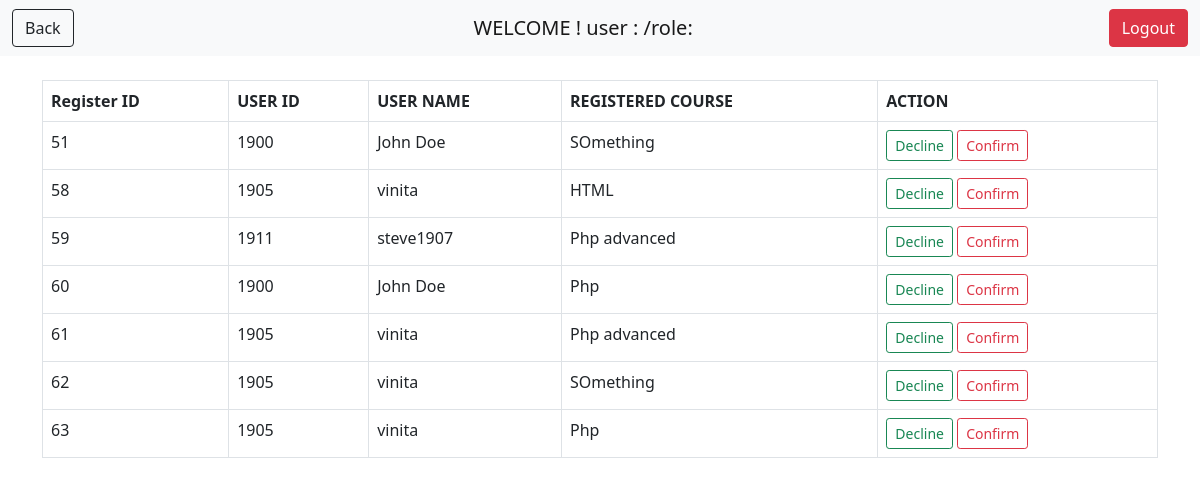
The page /admin/registertable.php on the database its author committed.
### tables this page shows
CREATE TABLE `registration` (
  `RegisterID` int(20) NOT NULL,
  `courseid` int(50) NOT NULL,
  `userid` int(50) NOT NULL,
  `Status` enum('confirm','decline') DEFAULT NULL
);

CREATE TABLE `usertable` (
  `UserID` int(50) NOT NULL,
  `Name` varchar(25) NOT NULL,
  `Contact` int(50) NOT NULL,
  `Username` varchar(50) NOT NULL,
  `Password` varchar(50) NOT NULL,
  `Role` enum('user','admin') NOT NULL
);

CREATE TABLE `courses` (
  `ID` int(11) NOT NULL,
  `Name` varchar(50) NOT NULL,
  `About` varchar(100) NOT NULL,
  `Startdate` date NOT NULL DEFAULT current_timestamp()
);

### admin/registertable.php (the view)
<?php
include '../config.php';
include '../header.php';
$sql = "SELECT r.registerID,u.userID,u.Name AS username,c.Name AS coursename FROM registration r
                INNER JOIN usertable u
                ON r.userid = u.UserID
                INNER JOIN courses c
                ON r.courseid = c.ID";
$result = mysqli_query($conn,$sql) or die("qery unsucess");
?>
<div class="container mt-4 ">
<table class="table table-bordered table-hover  table-responsive">
  <thead>
    <tr>
      <th scope="col">Register ID</th>
      <th scope="col">USER ID</th>
      <th scope="col">USER NAME</th>
      <th scope="col">REGISTERED COURSE</th>
      <th scope="col">ACTION</th>
    </tr>
  </thead>
  <tbody>
  <?php if(mysqli_num_rows($result)>0){
    while ($row = mysqli_fetch_assoc($result)){ ?>
    <tr>
      <td ><?php echo $row['registerID'];?></td>
      <td><?php echo $row['userID'];?></td>
      <td><?php echo $row['username'];?></td>
      <td><?php echo $row['coursename'];?></td>
      <td>
      <a class="edit btn  btn-outline-success btn-sm" name="confirm" role="button" href="decline.php?RegisterID=<?php echo $row['registerID'];?>">Decline</a>
      <a class="delete btn btn-outline-danger  btn-sm" role="button" href="confirm.php?RegisterID=<?php echo $row['registerID'];?>">Confirm</a>
      </td>
      <?php } }  ?>
    </tr>
  </tbody>
</table>
</div>

### header.php (shortened to what this page needs)
<!doctype html>
<html lang="en">
  <head>
    <link rel="stylesheet" href="css/login.css">
    <link href="https://cdn.jsdelivr.net/npm/bootstrap@5.0.1/dist/css/bootstrap.min.css" rel="stylesheet">
  </head>
  <body>
  <nav class="navbar navbar-light bg-light">
  <div class="container-fluid">
  <a class="btn btn-light btn-outline-dark" data-bs-toggle="button" href="#" onclick="window.history.back(-1)">Back</a>
    <a class="navbar-brand" href="#">WELCOME ! user :  <?php echo $_SESSION['username']."/role:". $_SESSION["user_role"] ?> </a>
    <a
    <?php
    if(isset($_SESSION["username"])){
 if($_SESSION["user_role"]=='admin'){
  echo "href='../logout.php'";
    }
    elseif($_SESSION["user_role"]=='user'){
    echo "href='./logout.php'";
     }} ?>
      class="btn btn-danger" data-bs-toggle="button">Logout </a>
  </div>
</nav>

### rows shown on the page
registration: RegisterID "51", userid.UserID "1900", userid.Name "John Doe", courseid.Name "SOmething"
registration: RegisterID "58", userid.UserID "1905", userid.Name "vinita", courseid.Name "HTML"
registration: RegisterID "59", userid.UserID "1911", userid.Name "steve1907", courseid.Name "Php advanced"
registration: RegisterID "60", userid.UserID "1900", userid.Name "John Doe", courseid.Name "Php"
registration: RegisterID "61", userid.UserID "1905", userid.Name "vinita", courseid.Name "Php advanced"
registration: RegisterID "62", userid.UserID "1905", userid.Name "vinita", courseid.Name "SOmething"
registration: RegisterID "63", userid.UserID "1905", userid.Name "vinita", courseid.Name "Php"
